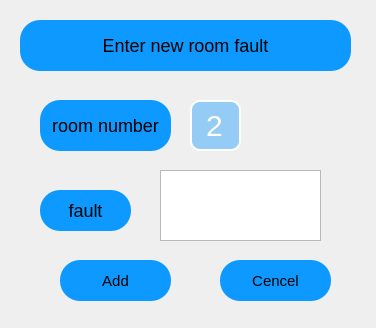
<?xml version="1.0" encoding="UTF-8"?>
<ui version="4.0">
 <class>Dialog</class>
 <widget class="QDialog" name="Dialog">
  <property name="geometry">
   <rect>
    <x>0</x>
    <y>0</y>
    <width>376</width>
    <height>328</height>
   </rect>
  </property>
  <property name="windowTitle">
   <string>Dialog</string>
  </property>
  <widget class="QSpinBox" name="room_number_input">
   <property name="geometry">
    <rect>
     <x>190</x>
     <y>100</y>
     <width>51</width>
     <height>51</height>
    </rect>
   </property>
   <property name="styleSheet">
    <string notr="true">background-color: transparent;
font-size:30px;
background-color:rgba(13, 153, 255,0.4);
color: rgb(255, 255, 255);
border:2px solid  rgb(255, 255, 255);
border-radius:10px;


</string>
   </property>
   <property name="alignment">
    <set>Qt::AlignCenter</set>
   </property>
   <property name="buttonSymbols">
    <enum>QAbstractSpinBox::NoButtons</enum>
   </property>
   <property name="showGroupSeparator" stdset="0">
    <bool>false</bool>
   </property>
   <property name="minimum">
    <number>0</number>
   </property>
   <property name="maximum">
    <number>999999999</number>
   </property>
   <property name="singleStep">
    <number>1</number>
   </property>
   <property name="value">
    <number>2</number>
   </property>
   <property name="displayIntegerBase">
    <number>10</number>
   </property>
  </widget>
  <widget class="QLabel" name="title_label">
   <property name="geometry">
    <rect>
     <x>20</x>
     <y>20</y>
     <width>331</width>
     <height>51</height>
    </rect>
   </property>
   <property name="styleSheet">
    <string notr="true">background-color: rgb(13, 153, 255);
border-radius:20px;
font-size:18px;
</string>
   </property>
   <property name="text">
    <string>Enter new room fault</string>
   </property>
   <property name="alignment">
    <set>Qt::AlignCenter</set>
   </property>
  </widget>
  <widget class="QPushButton" name="cencel_btn">
   <property name="geometry">
    <rect>
     <x>220</x>
     <y>260</y>
     <width>111</width>
     <height>41</height>
    </rect>
   </property>
   <property name="styleSheet">
    <string notr="true">background-color: rgb(13, 153, 255);
border-radius:20px;
font-size:15px;
</string>
   </property>
   <property name="text">
    <string>Cencel</string>
   </property>
  </widget>
  <widget class="QPushButton" name="add_fault_btn">
   <property name="geometry">
    <rect>
     <x>60</x>
     <y>260</y>
     <width>111</width>
     <height>41</height>
    </rect>
   </property>
   <property name="styleSheet">
    <string notr="true">background-color: rgb(13, 153, 255);
border-radius:20px;
font-size:15px;
</string>
   </property>
   <property name="text">
    <string>Add</string>
   </property>
  </widget>
  <widget class="QLabel" name="label">
   <property name="geometry">
    <rect>
     <x>40</x>
     <y>100</y>
     <width>131</width>
     <height>51</height>
    </rect>
   </property>
   <property name="styleSheet">
    <string notr="true">background-color: rgb(13, 153, 255);
border-radius:20px;
font-size:18px;</string>
   </property>
   <property name="text">
    <string>room number</string>
   </property>
   <property name="alignment">
    <set>Qt::AlignCenter</set>
   </property>
  </widget>
  <widget class="QLabel" name="label_2">
   <property name="geometry">
    <rect>
     <x>40</x>
     <y>190</y>
     <width>91</width>
     <height>41</height>
    </rect>
   </property>
   <property name="styleSheet">
    <string notr="true">background-color: rgb(13, 153, 255);
border-radius:20px;
font-size:18px;</string>
   </property>
   <property name="text">
    <string>fault</string>
   </property>
   <property name="alignment">
    <set>Qt::AlignCenter</set>
   </property>
  </widget>
  <widget class="QTextEdit" name="fault_text_edit">
   <property name="geometry">
    <rect>
     <x>160</x>
     <y>170</y>
     <width>161</width>
     <height>71</height>
    </rect>
   </property>
  </widget>
 </widget>
 <resources/>
 <connections/>
</ui>
